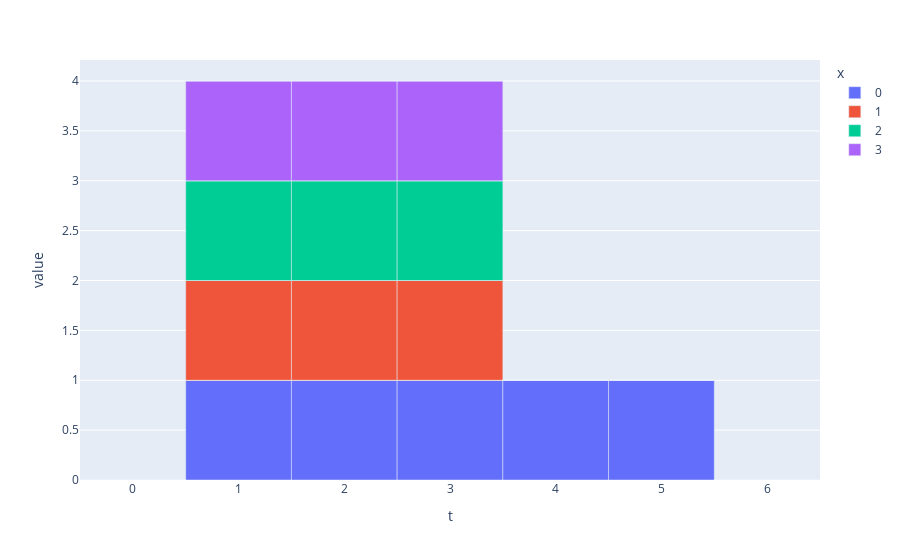

The code cell stored with this chart in its notebook:
### Code cell
fig = px.bar(df,x='t',y='value', color='x', hover_data=['h'],labels={'h':'h'})
fig.update_layout(bargap=0)
fig.show()

### Figure 1 — Plotly figure (JSON) as saved in the notebook; plotly's stock layout.template omitted (floating-point values rounded to 4 significant figures)
{"data": [{"alignmentgroup": "True", "customdata": [["H1"], ["H1"], ["H1"], ["H1"], ["H1"], ["H1"], ["H1"], ["H2"], ["H2"], ["H2"], ["H2"], ["H2"], ["H2"], ["H2"], ["H3"], ["H3"], ["H3"], ["H3"], ["H3"], ["H3"], ["H3"]], "hovertemplate": "x=0<br>t=%{x}<br>value=%{y}<br>h=%{customdata[0]}<extra></extra>", "legendgroup": "0", "marker": {"color": "#636efa", "pattern": {"shape": ""}}, "name": "0", "offsetgroup": "0", "orientation": "v", "showlegend": true, "textposition": "auto", "type": "bar", "x": [0, 1, 2, 3, 4, 5, 6, 0, 1, 2, 3, 4, 5, 6, 0, 1, 2, 3, 4, 5, 6], "xaxis": "x", "y": [0, 1, 1, 1, 1, 1, 0, 0, 0, 0, 0, 0, 0, 0, 0, 0, 0, 0, 0, 0, 0], "yaxis": "y"}, {"alignmentgroup": "True", "customdata": [["H1"], ["H1"], ["H1"], ["H1"], ["H1"], ["H1"], ["H1"], ["H2"], ["H2"], ["H2"], ["H2"], ["H2"], ["H2"], ["H2"], ["H3"], ["H3"], ["H3"], ["H3"], ["H3"], ["H3"], ["H3"]], "hovertemplate": "x=1<br>t=%{x}<br>value=%{y}<br>h=%{customdata[0]}<extra></extra>", "legendgroup": "1", "marker": {"color": "#EF553B", "pattern": {"shape": ""}}, "name": "1", "offsetgroup": "1", "orientation": "v", "showlegend": true, "textposition": "auto", "type": "bar", "x": [0, 1, 2, 3, 4, 5, 6, 0, 1, 2, 3, 4, 5, 6, 0, 1, 2, 3, 4, 5, 6], "xaxis": "x", "y": [0, 0, 0, 0, 0, 0, 0, 0, 1, 1, 1, 0, 0, 0, 0, 0, 0, 0, 0, 0, 0], "yaxis": "y"}, {"alignmentgroup": "True", "customdata": [["H1"], ["H1"], ["H1"], ["H1"], ["H1"], ["H1"], ["H1"], ["H2"], ["H2"], ["H2"], ["H2"], ["H2"], ["H2"], ["H2"], ["H3"], ["H3"], ["H3"], ["H3"], ["H3"], ["H3"], ["H3"]], "hovertemplate": "x=2<br>t=%{x}<br>value=%{y}<br>h=%{customdata[0]}<extra></extra>", "legendgroup": "2", "marker": {"color": "#00cc96", "pattern": {"shape": ""}}, "name": "2", "offsetgroup": "2", "orientation": "v", "showlegend": true, "textposition": "auto", "type": "bar", "x": [0, 1, 2, 3, 4, 5, 6, 0, 1, 2, 3, 4, 5, 6, 0, 1, 2, 3, 4, 5, 6], "xaxis": "x", "y": [0, 0, 0, 0, 0, 0, 0, 0, 0, 0, 0, 0, 0, 0, 0, 1, 1, 1, 0, 0, 0], "yaxis": "y"}, {"alignmentgroup": "True", "customdata": [["H1"], ["H1"], ["H1"], ["H1"], ["H1"], ["H1"], ["H1"], ["H2"], ["H2"], ["H2"], ["H2"], ["H2"], ["H2"], ["H2"], ["H3"], ["H3"], ["H3"], ["H3"], ["H3"], ["H3"], ["H3"]], "hovertemplate": "x=3<br>t=%{x}<br>value=%{y}<br>h=%{customdata[0]}<extra></extra>", "legendgroup": "3", "marker": {"color": "#ab63fa", "pattern": {"shape": ""}}, "name": "3", "offsetgroup": "3", "orientation": "v", "showlegend": true, "textposition": "auto", "type": "bar", "x": [0, 1, 2, 3, 4, 5, 6, 0, 1, 2, 3, 4, 5, 6, 0, 1, 2, 3, 4, 5, 6], "xaxis": "x", "y": [0, 0, 0, 0, 0, 0, 0, 0, 1, 1, 1, 0, 0, 0, 0, 0, 0, 0, 0, 0, 0], "yaxis": "y"}], "layout": {"bargap": 0, "barmode": "relative", "legend": {"title": {"text": "x"}, "tracegroupgap": 0}, "margin": {"t": 60}, "xaxis": {"anchor": "y", "domain": [0, 1], "title": {"text": "t"}}, "yaxis": {"anchor": "x", "domain": [0, 1], "title": {"text": "value"}}}}
